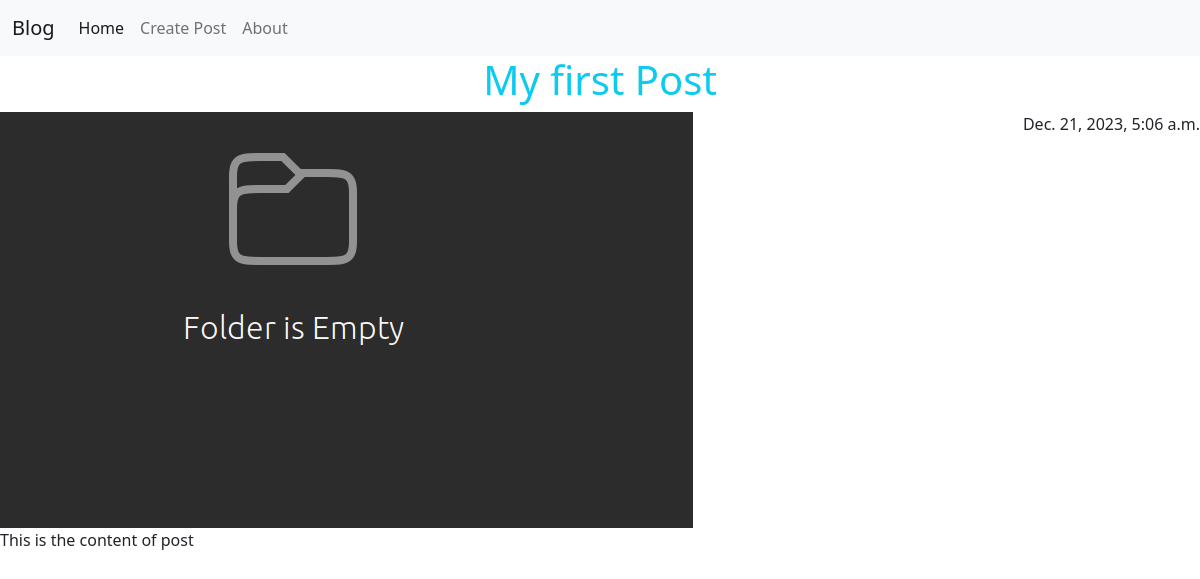
The app's page /post/1/detail with its own data.
### post/models.py (models this page shows, shortened)
class Post(models.Model):
    title = models.CharField(max_length=50)
    content = models.TextField()
    image = models.ImageField(upload_to="post", null=True)
    created_at = models.DateTimeField(auto_now_add=True)
    updated_at = models.DateTimeField(auto_now=True)

### post/views.py (the view)
# urls.py: path("post/<int:id>/detail", post_detail, name="post-detail"),
def post_detail(request, id):
    post = Post.objects.get(id=id)
    return render(
        request,
        "post/detail.html",
        {
            "post": post,
        },
    )

### templates/post/detail.html (shortened to what this page needs)
{% extends "layout/base.html" %}
{% load static %}
{% block content %}
<div>
    <h1 class="text-info text-center">{{post.title}}</h1>
    <span class="float-end">{{post.created_at}}</span>
    {% if post.image %}
        <img src="{{post.image.url}}" alt="{{ post.title }}" />
        {% else %}
        <img src="{% static 'default.png' %}" alt="no image" />
    {% endif %}
    <p class="text-dark">{{post.content}}</p>
</div>
{% endblock content %}

### records on screen
Post: title "My first Post", created_at "Dec. 21, 2023, 5:06 a.m.", content "This is the content of post"
